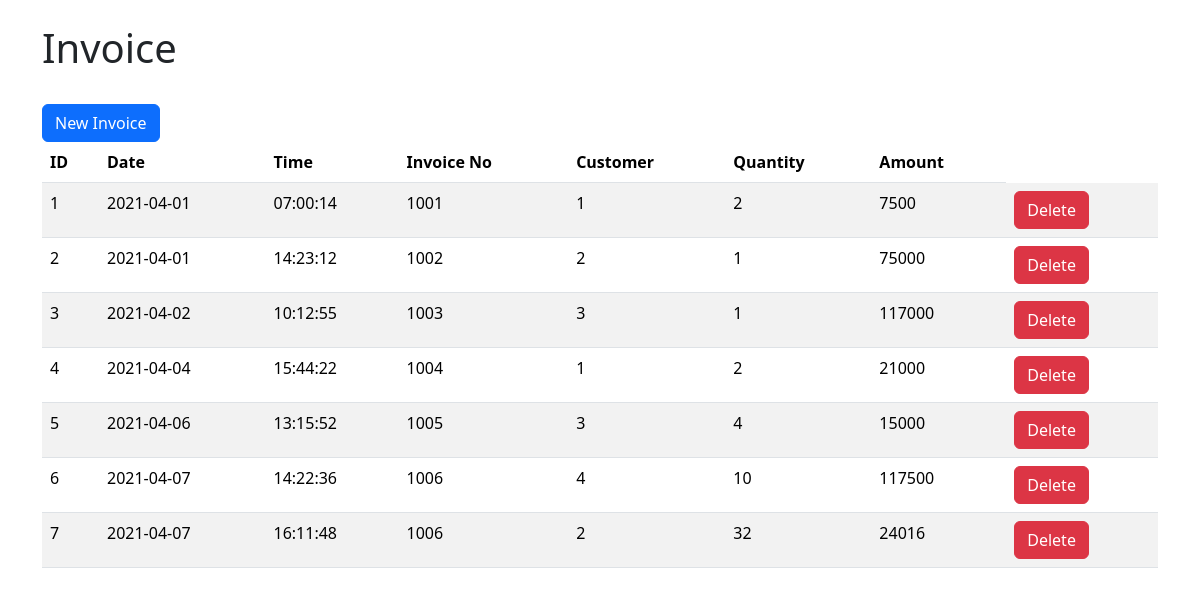
The app's page /index2.php with its own data.
### tables this page shows
CREATE TABLE `invoice` (
  `id` int(11) NOT NULL,
  `date` date NOT NULL,
  `time` time NOT NULL,
  `invoice_no` varchar(50) NOT NULL,
  `customer` varchar(10) NOT NULL,
  `quantity` varchar(50) NOT NULL,
  `amount` varchar(50) NOT NULL
);

### index2.php (the view, shortened to what this page needs)
<!DOCTYPE html>
<html lang="en">
<head>
    <link href="https://cdn.jsdelivr.net/npm/bootstrap@5.3.3/dist/css/bootstrap.min.css" rel="stylesheet">
</head>
<body>
    <div class="container">
        <br><h1>Invoice</h1><br>
        <a class="btn btn-primary" href="/sales/insert_invoice.php" role="button">New Invoice</a>
        <br>
        <table class="table table-striped">
            <thead>
                <tr>
                    <th>ID</th>
                    <th>Date</th>
                    <th>Time</th>
                    <th>Invoice No</th>
                    <th>Customer</th>
                    <th>Quantity</th>
                    <th>Amount</th>
                </tr>
            </thead>
            <tbody>
                <?php
                $servername="localhost";
                $username="root";
                $password="";
                $database="erp_db";
                $connection=new mysqli($servername, $username, $password, $database);
                $sql="SELECT * FROM invoice";
                $result=$connection->query($sql);
                while($row=$result->fetch_assoc()){
                    echo"
                        <tr>
                            <td>$row[id]</td>
                            <td>$row[date]</td>
                            <td>$row[time]</td>
                            <td>$row[invoice_no]</td>
                            <td>$row[customer]</td>
                            <td>$row[quantity]</td>
                            <td>$row[amount]</td>
                            <td>
                                <a class='btn btn-danger btn-sm-6' href='/sales/delete_invoice.php? id=$row[id]'>Delete</a>
                            </td>
                        </tr>";
                }
                ?>
            </tbody>
        </table>
    </div>
</body>
</html>

### records on screen
invoice: id "1", date "2021-04-01", time "07:00:14", invoice_no "1001", customer "1", quantity "2", amount "7500"
invoice: id "2", date "2021-04-01", time "14:23:12", invoice_no "1002", customer "2", quantity "1", amount "75000"
invoice: id "3", date "2021-04-02", time "10:12:55", invoice_no "1003", customer "3", quantity "1", amount "117000"
invoice: id "4", date "2021-04-04", time "15:44:22", invoice_no "1004", customer "1", quantity "2", amount "21000"
invoice: id "5", date "2021-04-06", time "13:15:52", invoice_no "1005", customer "3", quantity "4", amount "15000"
invoice: id "6", date "2021-04-07", time "14:22:36", invoice_no "1006", customer "4", quantity "10", amount "117500"
invoice: id "7", date "2021-04-07", time "16:11:48", invoice_no "1006", customer "2", quantity "32", amount "24016"
